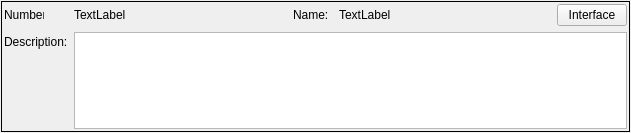
<?xml version="1.0" encoding="UTF-8"?>
<ui version="4.0">
 <class>WidgetSocket</class>
 <widget class="QWidget" name="WidgetSocket">
  <property name="geometry">
   <rect>
    <x>0</x>
    <y>0</y>
    <width>631</width>
    <height>133</height>
   </rect>
  </property>
  <property name="windowTitle">
   <string>Form</string>
  </property>
  <layout class="QGridLayout" name="gridLayout_0">
   <property name="horizontalSpacing">
    <number>0</number>
   </property>
   <property name="verticalSpacing">
    <number>2</number>
   </property>
   <property name="margin">
    <number>1</number>
   </property>
   <item row="3" column="0">
    <widget class="QFrame" name="frame">
     <property name="frameShape">
      <enum>QFrame::Box</enum>
     </property>
     <property name="frameShadow">
      <enum>QFrame::Plain</enum>
     </property>
     <property name="lineWidth">
      <number>1</number>
     </property>
     <layout class="QGridLayout" name="gridLayout_1">
      <property name="margin">
       <number>2</number>
      </property>
      <item row="5" column="0">
       <widget class="QLabel" name="label_description">
        <property name="maximumSize">
         <size>
          <width>16777215</width>
          <height>20</height>
         </size>
        </property>
        <property name="text">
         <string>Description:</string>
        </property>
       </widget>
      </item>
      <item row="0" column="3">
       <widget class="QLabel" name="LabelName">
        <property name="text">
         <string>TextLabel</string>
        </property>
       </widget>
      </item>
      <item row="0" column="1">
       <widget class="QLabel" name="LabelNumber">
        <property name="text">
         <string>TextLabel</string>
        </property>
       </widget>
      </item>
      <item row="0" column="2">
       <widget class="QLabel" name="label_2">
        <property name="maximumSize">
         <size>
          <width>40</width>
          <height>16777215</height>
         </size>
        </property>
        <property name="text">
         <string>Name:</string>
        </property>
       </widget>
      </item>
      <item row="0" column="0">
       <widget class="QLabel" name="label_1">
        <property name="maximumSize">
         <size>
          <width>40</width>
          <height>16777215</height>
         </size>
        </property>
        <property name="text">
         <string>Number:</string>
        </property>
       </widget>
      </item>
      <item row="0" column="4">
       <widget class="QPushButton" name="BtnDetail">
        <property name="maximumSize">
         <size>
          <width>70</width>
          <height>16777215</height>
         </size>
        </property>
        <property name="toolTip">
         <string>Show socket interface detail</string>
        </property>
        <property name="text">
         <string>Interface</string>
        </property>
       </widget>
      </item>
      <item row="5" column="1" rowspan="2" colspan="4">
       <widget class="QTextBrowser" name="TextDescription"/>
      </item>
     </layout>
    </widget>
   </item>
  </layout>
 </widget>
 <resources/>
 <connections/>
</ui>
